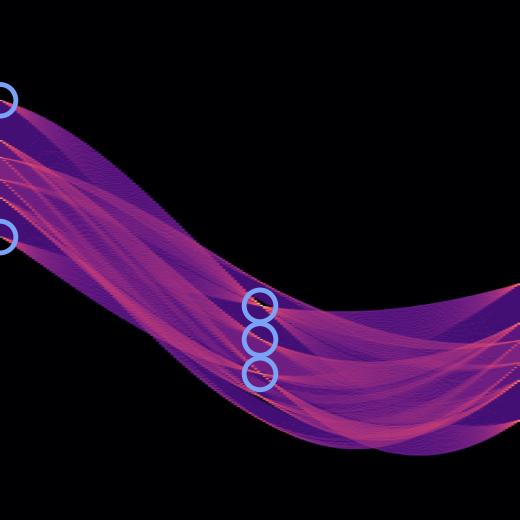
#> input picture decks/vc-t5-contornos/assets/pipe_3_picos.png, 520 x 520 px, given in place of cuadros.png, which was not available; the run also reads 1 picture not shown here
$ python gen_assets.py
#> lines starting #> are read from the running program, lines starting #| are printed output that depends on the picture; after the words box and inside, x2 and y2 are one past the last pixel; in counts of white or black regions, pixels touching at a corner belong together; pictures that were not available may be replaced by others from this repository, and a replacement may not be noted
"""Genera los PNG de assets/ del deck vc-t5-contornos (lección 005: contornos).
Uso: <venv>/bin/python gen_assets.py   (desde decks/vc-t5-contornos/)"""
import os
import numpy as np
from PIL import Image
import matplotlib
matplotlib.use('Agg')
import matplotlib.pyplot as plt
from matplotlib.patches import Rectangle, Circle, FancyArrowPatch
from skimage import feature, morphology, measure
from skimage.transform import hough_line, hough_line_peaks, hough_circle, hough_circle_peaks
from skimage.draw import circle_perimeter
from scipy import ndimage as ndi

HERE = os.path.dirname(os.path.abspath(__file__))
OUT = os.path.join(HERE, 'assets')
os.makedirs(OUT, exist_ok=True)
L = '/home/jcrex/uji/Master-Sistemas-Inteligentes/Computer-Vision/'
CUADROS = L + 'lab/lab4/p4-4students/imgs-P4/cuadros.png'
MONEDAS = L + 'Teoria/Videos/01_Resumen_Examen/assets/llaves_monedas.png'

# Paleta Noche oscuro (los mismos valores que los tokens del tema)
BG, BG2, FG, FG2, FG3 = '#1a1b26', '#16161e', '#c0caf5', '#a9b1d6', '#7c83ab'
LINE, ACC, ACC2, ACC3, OK, ERR = '#3b4261', '#7aa2f7', '#bb9af7', '#ff9e64', '#9ece6a', '#f7768e'
plt.rcParams.update({'font.family': 'DejaVu Sans', 'text.color': FG, 'axes.labelcolor': FG2,
                     'xtick.color': FG3, 'ytick.color': FG3, 'axes.edgecolor': LINE, 'font.size': 20})


def save(fig, name, transparent=True):
    fig.savefig(os.path.join(OUT, name), dpi=100, transparent=transparent, bbox_inches='tight', pad_inches=0.05,
                facecolor=BG if not transparent else 'none')
    plt.close(fig)


def gray(a, name):
    a = np.asarray(a, float)
    Image.fromarray(np.clip(a, 0, 255).astype(np.uint8)).save(os.path.join(OUT, name))


def binimg(b, name, scale=2):
    a = np.where(b, 235, 22).astype(np.uint8)
    Image.fromarray(a).resize((a.shape[1] * scale, a.shape[0] * scale), Image.NEAREST).save(os.path.join(OUT, name))


im = np.array(Image.open(CUADROS).convert('L')).astype(float)
rng = np.random.default_rng(3)

# ---------------------------------------------------------------- 1. bordes rotos (Canny con ruido)
imn = im + rng.normal(0, 12, im.shape)
imn5 = im + np.random.default_rng(5).normal(0, 8, im.shape)
e_rotos = feature.canny(imn5, sigma=2, low_threshold=0.2 * 255 * 0.3, high_threshold=0.25 * 255 * 0.3, use_quantiles=False)
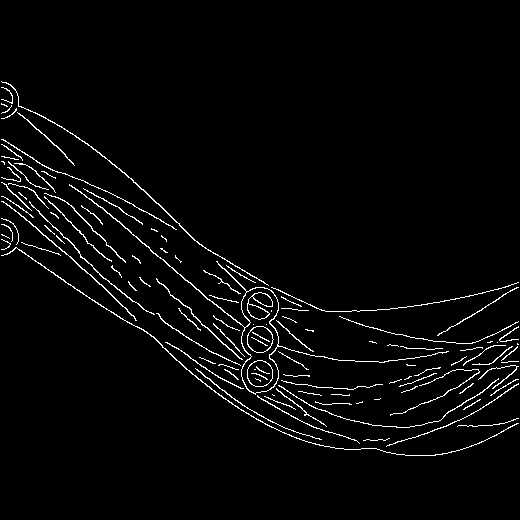
#> e_rotos: shape (520, 520) bool; 3% white in thin lines or dots, all inside (x1, y1, x2, y2) = (1, 81, 519, 456)
gray(np.clip(imn5, 0, 255), 'cuadros_ruido.png')
binimg(e_rotos, 'canny_roto.png')

# ---------------------------------------------------------------- 2. enlace local
def fill_gaps_rows(g, Lmax):
    out = g.copy()
    for r in range(g.shape[0]):
        idx = np.flatnonzero(g[r])
        for a, b in zip(idx[:-1], idx[1:]):
            if 1 < b - a <= Lmax:          # hueco de longitud b-a-1 < Lmax
                out[r, a:b] = True
    return out


sm = ndi.gaussian_filter(imn, 1.5)
gx, gy = ndi.sobel(sm, 1), ndi.sobel(sm, 0)
M = np.hypot(gx, gy)
alpha = np.degrees(np.arctan2(gy, gx))          # dirección del gradiente (x = columnas, y = filas hacia abajo)
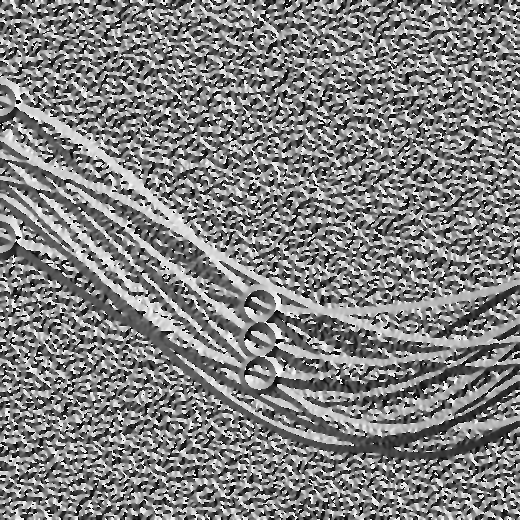
#> alpha: shape (520, 520) float64; min -180, max 180, mean 2.2; drawn with min black and max white
TM, A, TA = 0.30 * M.max(), 90, 45
#> TM = 95.78; A = 90; TA = 45
Lgap = int(round(0.05 * im.shape[1]))
# borde horizontal = gradiente vertical (α = ±90°); se usa α módulo 180°
a180 = np.mod(alpha, 180)
g_h = (M > TM) & (np.abs(a180 - A) <= TA)
#> g_h: shape (520, 520) bool; 1.7% white in thin lines or dots, all inside (x1, y1, x2, y2) = (0, 80, 520, 457)
g_v = (M > TM) & (np.minimum(a180, 180 - a180) <= TA)
#> g_v: shape (520, 520) bool; 0.54% white; 44 white regions (27 under 20 px), largest, box (x1, y1, x2, y2) and area: (7, 86, 21, 111) 179, (272, 324, 280, 352) 96, (239, 294, 248, 320) 95
h_link = fill_gaps_rows(g_h, Lgap)
#> after the loop in fill_gaps_rows, `for r in range(g.shape[0]):`:
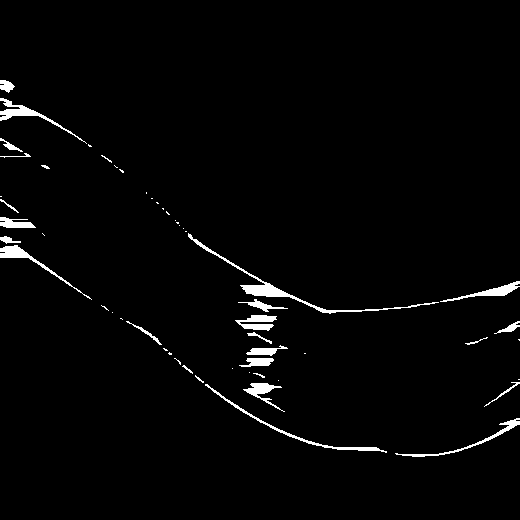
#> out: shape (520, 520) bool; 2.2% white; 54 white regions (28 under 20 px), largest, box (x1, y1, x2, y2) and area: (188, 233, 439, 314) 1000, (205, 384, 387, 453) 529, (0, 98, 87, 144) 501
v_link = fill_gaps_rows(g_v.T, Lgap).T          # girar 90°, rellenar por filas, deshacer el giro
#> call 2 of fill_gaps_rows, with Lmax = 26
#> the loop in fill_gaps_rows (call 2), `for r in range(g.shape[0]):` made 520 passes
#> idx on passes 8, 9, 21: [108, 228, 243, 244, 245], [106, 107, 108, 109, 228, 229, 243, 244, 245, 246], [98, 99, 100, 101, 102, 104]
#> after the loop in fill_gaps_rows (call 2), `for r in range(g.shape[0]):`:
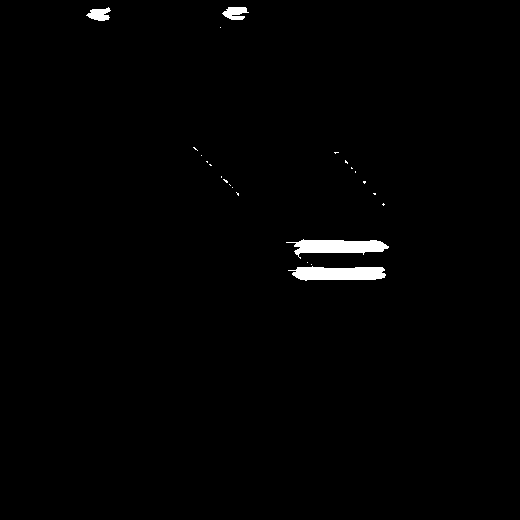
#> out: shape (520, 520) bool; 1% white; 23 white regions (19 under 20 px), largest, box (x1, y1, x2, y2) and area: (288, 266, 386, 281) 1126, (286, 239, 389, 259) 1125, (222, 7, 249, 20) 237, (86, 7, 111, 21) 221
#> v_link: shape (520, 520) bool; 1% white; 23 white regions (19 under 20 px), largest, box (x1, y1, x2, y2) and area: (266, 288, 281, 386) 1126, (239, 286, 259, 389) 1125, (7, 222, 20, 249) 237, (7, 86, 21, 111) 221
or_link = h_link | v_link
#> or_link: shape (520, 520) bool; 3% white; 31 white regions (16 under 20 px), largest, box (x1, y1, x2, y2) and area: (175, 220, 439, 412) 4183, (0, 217, 92, 300) 959, (0, 80, 87, 144) 808
thin = morphology.thin(or_link)
#> thin: shape (520, 520) bool; 0.71% white in thin lines or dots, all inside (x1, y1, x2, y2) = (0, 82, 520, 456)
gray(255 * M / M.max(), 'link_M.png')
for nm, b in (('link_h', h_link), ('link_v', v_link), ('link_or', or_link), ('link_thin', thin)):
    binimg(b, nm + '.png')
#> this loop made 4 passes
#> nm on passes 1 to 4: 'link_h', 'link_v', 'link_or', 'link_thin'
binimg(g_h | g_v, 'link_umbral.png')
print('Lgap =', Lgap, ' pix umbral:', int((g_h | g_v).sum()), ' tras enlace:', int(or_link.sum()), ' adelgazado:', int(thin.sum()))
#| Lgap = 26  pix umbral: 5952  tras enlace: 8037  adelgazado: 1928

# ---------------------------------------------------------------- 3. Hough sobre cuadros (limpio)
e = feature.canny(im, sigma=2, low_threshold=0.2 * 255 * 0.3, high_threshold=0.25 * 255 * 0.3, use_quantiles=False)
thetas = np.linspace(-np.pi / 2, np.pi / 2, 180, endpoint=False)
H, th, rh = hough_line(e, thetas)
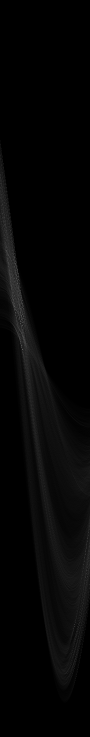
#> H: shape (1473, 180) uint64 (shown at 1/2 size); min 0, max 171, mean 5.3
#> th = 180 values from -1.57 to 1.55; rh = 1473 values from -736 to 736
pv, pt, pr = hough_line_peaks(H, th, rh, threshold=0.45 * H.max(), min_angle=10, min_distance=10)
#> pv = 22 values, max 171 at index 0, min 77 at index 21, mean 108.5; pt = 22 values, max 1.45 at index 21, min -1.48 at index 15, mean -0.534; pr = 22 values, max 517 at index 14, min -328 at index 15, mean -38.05
print('bordes', int(e.sum()), 'votos', int(H.sum()), 'H', H.shape, 'rho', rh[0], rh[-1], 'picos:', [(round(float(np.degrees(t)), 1), float(r), int(v)) for t, r, v in zip(pt, pr, pv)])
#> (printed output is left out)

fig, ax = plt.subplots(1, 3, figsize=(15, 5.2), gridspec_kw={'width_ratios': [1, 1.25, 1]})
ax[0].imshow(e, cmap='gray'); ax[0].set_title('1. bordes (Canny)', color=FG2); ax[0].axis('off')
ax[1].imshow(np.log1p(H), cmap='magma', aspect='auto', extent=[-90, 90, rh[-1], rh[0]])
ax[1].scatter(np.degrees(pt), pr, s=260, facecolors='none', edgecolors=ACC, linewidths=2)
ax[1].set_xlabel('θ (grados)'); ax[1].set_ylabel('ρ (píxeles)'); ax[1].set_title('2. H en log y picos', color=FG2); ax[1].set_xticks([-90, -45, 0, 45, 90])
ax[2].imshow(im, cmap='gray', vmin=0, vmax=255)
for t, r in zip(pt, pr):
    if abs(np.sin(t)) > 1e-6:
        x0, x1 = 0, im.shape[1] - 1
        ax[2].plot([x0, x1], [(r - x0 * np.cos(t)) / np.sin(t), (r - x1 * np.cos(t)) / np.sin(t)], color=ACC3, lw=2)
    else:
        ax[2].axvline(r / np.cos(t), color=ACC3, lw=2)
#> this loop made 22 passes
#> (t, r) on passes 1 to 8: (-0.873, -94), (-0.785, -122), (-0.803, -38), (-0.855, -149), (-0.785, -64), (-1.03, -106), (-1.03, -118), (-0.977, -197)
ax[2].set_xlim(0, im.shape[1] - 1); ax[2].set_ylim(im.shape[0] - 1, 0)
ax[2].set_title('3. rectas de los picos', color=FG2); ax[2].axis('off')
fig.tight_layout()
save(fig, 'hough_demo.png')

# H grande con anotaciones (interpretación)
fig, ax = plt.subplots(figsize=(9, 6.4))
plt.rcParams['font.size'] = 24
ax.imshow(np.log1p(H), cmap='magma', aspect='auto', extent=[-90, 90, rh[-1], rh[0]])
ax.scatter(np.degrees(pt), pr, s=300, facecolors='none', edgecolors=ACC, linewidths=2)
ax.set_xlabel('θ (grados)'); ax.set_ylabel('ρ (píxeles)')
ax.set_xticks([-90, -45, 0, 45, 90])
fig.tight_layout()
save(fig, 'hough_H.png')
plt.rcParams['font.size'] = 20

# ---------------------------------------------------------------- 4. rotación ⇒ desplazamiento en θ
ALPHA = 15
rot = ndi.rotate(im, ALPHA, mode='nearest')
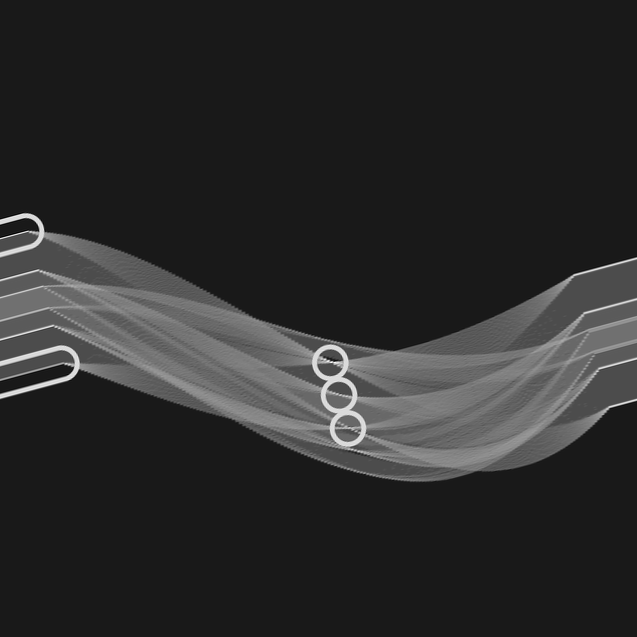
#> rot: shape (637, 637) float64; min -21.35, max 189.9, mean 14.9; drawn with min black and max white
e2 = feature.canny(rot, sigma=2, low_threshold=0.2 * 255 * 0.3, high_threshold=0.25 * 255 * 0.3, use_quantiles=False)
#> e2: shape (637, 637) bool; 2.2% white in thin lines or dots, all inside (x1, y1, x2, y2) = (1, 213, 636, 482)
H2, th2, rh2 = hough_line(e2, thetas)
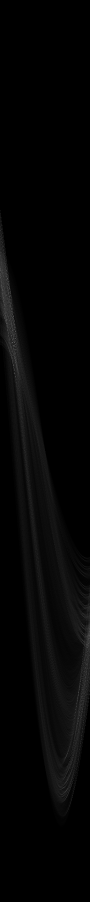
#> H2: shape (1803, 180) uint64 (shown at 1/2 size); min 0, max 177, mean 4.9
#> th2 = 180 values from -1.57 to 1.55; rh2 = 1803 values from -901 to 901
pv2, pt2, pr2 = hough_line_peaks(H2, th2, rh2, threshold=0.45 * H2.max(), min_angle=10, min_distance=10)
#> pv2 = 24 values, max 177 at index 0, min 81 at index 23, mean 107.2; pt2 = 24 values, max 1.45 at index 19, min -1.55 at index 14, mean -0.497; pr2 = 24 values, max 675 at index 23, min -390 at index 21, mean -13.08
#> (the rest of the program and of its run is left out)
